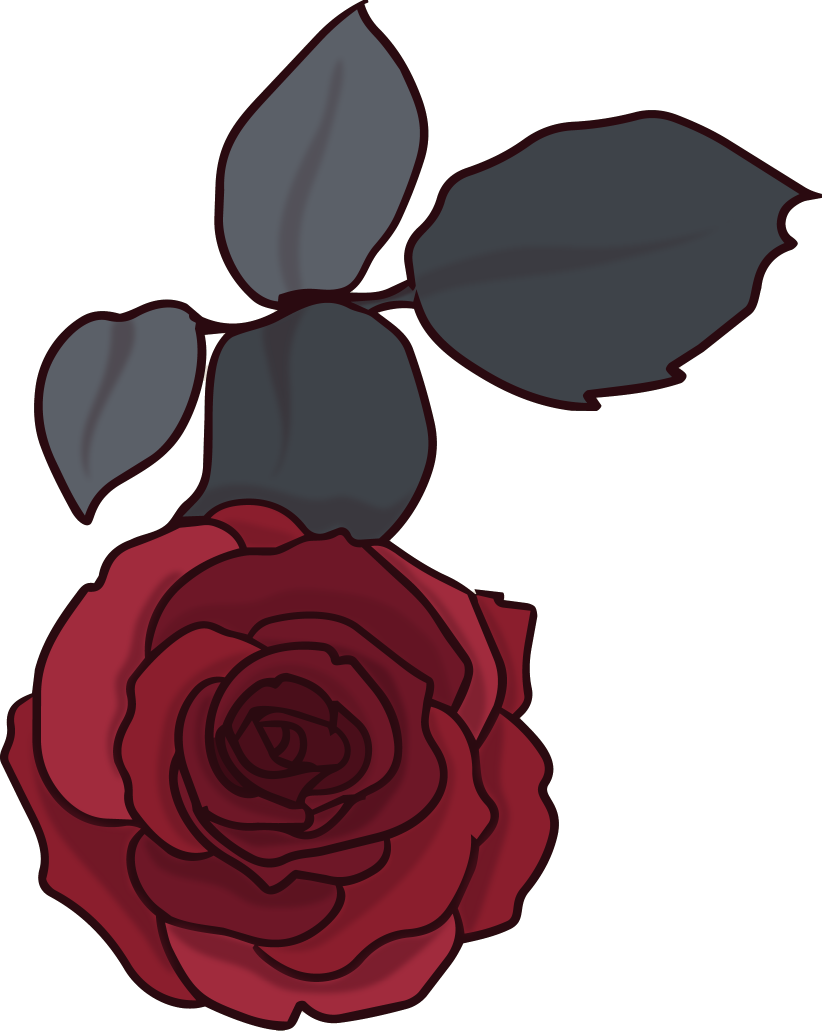
#> input picture tools/assets/_rose_cut.png, 1644 x 2061 px (shown at 1/2 size)
$ python make_rose_extras.py
#> lines starting #> are read from the running program, lines starting #| are printed output that depends on the picture
### tools/art.py
"""Small drawing helpers shared by the tools/make_*.py scripts (text at 2x, gradient fills, glow)."""
import random
from pathlib import Path

from PIL import Image, ImageChops, ImageDraw, ImageFilter, ImageFont

ROOT = Path(__file__).resolve().parent.parent
FONTS = Path("C:/Windows/Fonts")
SS = 2  # supersampling factor for text


def font(name, size):
    return ImageFont.truetype(str(FONTS / name), size * SS)


def radial(size, center_rgb, edge_rgb, cx=0.5, cy=0.5, spread=0.75):
    """Soft radial gradient: center colour in the middle, edge colour in the corners."""
    w, h = size
    base = Image.new("RGB", size, edge_rgb)
    m = Image.radial_gradient("L").resize((int(w * 2 * spread), int(h * 2 * spread)), Image.BICUBIC)
    m = ImageChops.invert(m)
    mask = Image.new("L", size, 0)
    mask.paste(m, (int(w * cx - m.width / 2), int(h * cy - m.height / 2)))
    return Image.composite(Image.new("RGB", size, center_rgb), base, mask)


def spaced_width(d, text, fnt, track):
    return sum(d.textlength(c, font=fnt) for c in text) + track * SS * (len(text) - 1)


# [65 lines left out: functions text_mask, fill_mask, shadow, glow, vignette, grain, not called in this run]


def diamond(d, cx, cy, r, fill):
    d.polygon([(cx, cy - r), (cx + r, cy), (cx, cy + r), (cx - r, cy)], fill=fill)


# [24 lines left out: functions sparkles, corner_brackets, not called in this run]

### tools/make_rose.py
#!/usr/bin/env python3
"""
Redraws the rose / berry Twitch set (panels, sub badges, flair, channel point icon, emotes) at high resolution
in code, so nothing has to be enlarged. Same look as the original set: cream and burgundy, slate leaves,
red berry character.

    python tools/make_rose.py
"""
import math

from PIL import Image, ImageChops, ImageDraw, ImageFilter, ImageFont

from art import *  # noqa: F401,F403

OUT = ROOT / "images" / "twitch"
SS = 3

INK = (62, 10, 22)
RED, RED_D, RED_L = (186, 30, 50), (120, 14, 30), (232, 96, 112)
CREAM_A, CREAM_B = (238, 224, 216), (206, 178, 170)
SLATE, SLATE_D = (112, 122, 134), (66, 74, 86)
GOLD, GOLD_D = (255, 214, 96), (214, 150, 40)
BLUSH = (240, 120, 134)


def layer(size, fn):
    im = Image.new("RGBA", (size[0] * SS, size[1] * SS), (0, 0, 0, 0))
    fn(ImageDraw.Draw(im), SS)
    return im.resize(size, Image.LANCZOS)


def lerp(a, b, t):
    return tuple(int(a[i] + (b[i] - a[i]) * t) for i in range(3))


def leaf(d, S, cx, cy, length, width, ang, fill=SLATE, outline=INK, lw=6):
    pts = []
    n = 24
    for i in range(n + 1):
        u = i / n
        pts.append((u * length, -width * math.sin(math.pi * u) ** 0.85))
    for i in range(n, -1, -1):
        u = i / n
        pts.append((u * length, width * math.sin(math.pi * u) ** 0.85))
    ca, sa = math.cos(ang), math.sin(ang)
    P = [((cx + x * ca - y * sa) * S, (cy + x * sa + y * ca) * S) for x, y in pts]
    d.polygon(P, fill=fill, outline=outline + (255,), width=int(lw * S / 3))
    a0 = ((cx) * S, (cy) * S)
    a1 = ((cx + length * ca) * S, (cy + length * sa) * S)
    d.line([a0, a1], fill=outline + (255,), width=max(1, int(lw * S / 4)))


def berry_dot(d, S, x, y, r):
    d.ellipse(((x - r) * S, (y - r) * S, (x + r) * S, (y + r) * S), fill=RED + (255,), outline=INK + (255,), width=max(1, int(r * 0.3 * S)))


# ------------------------------------------------------------------------------------------------- panels

# [33 lines left out: function icon_symbol, not called in this run]


PANELS = [("about_me", "About Me", "about"), ("addons", "Addons", "addons"), ("chat_rules", "Chat Rules", "rules"),
          ("donation", "Donation", "donation"), ("faq", "FAQ", "faq"), ("links", "Links", "links"),
          ("pc_setup", "PC Setup", "pc"), ("schedule", "Schedule", "schedule")]


# [36 lines left out: function panel, not called in this run]


# ------------------------------------------------------------------------------------------------- roses

_ROSE_CACHE = {}


def user_rose(leaves):
    """The user's own rose drawing (cut from images/Roselogo1.png); with or without its leaves."""
    if leaves not in _ROSE_CACHE:
        full = Image.open(ROOT / "tools" / "assets" / "_rose_cut.png").convert("RGBA")
        if leaves:
            _ROSE_CACHE[leaves] = full
        else:
            w, h = full.size
            only = full.crop((0, int(h * 0.50), int(w * 0.70), h))
            _ROSE_CACHE[leaves] = only.crop(only.split()[3].point(lambda v: 255 if v > 20 else 0).getbbox())
    return _ROSE_CACHE[leaves]


# [109 lines left out: functions rose, tulip, drop, stem, badge, not called in this run]


BADGES = [("base", 0, None), ("2month", 1, None), ("3month", 2, None), ("6month", 3, None), ("9month", 4, None),
          ("1year", 5, None), ("1_5year", 6, None), ("2year", 7, None), ("2_5year", 8, None), ("3year", 9, None),
          ("3_5year", 10, None), ("4year", 11, None), ("4_5year", 12, None)]


# [58 lines left out: functions flair, points_icon, heart, sparkle, eye_open, not called in this run]


def eye_closed(d, S, x, y, r, happy=True):
    box = ((x - r) * S, (y - r * 0.7) * S, (x + r) * S, (y + r * 0.7) * S)
    d.arc(box, 205 if happy else 25, 335 if happy else 155, fill=INK + (255,), width=max(1, int(r * 0.26 * S)))


def brow(d, S, x0, y0, x1, y1, w):
    d.line([(x0 * S, y0 * S), (x1 * S, y1 * S)], fill=INK + (255,), width=max(1, int(w * S)))


# [15 lines left out: function mouth_open, not called in this run]


def smile(d, S, cx, my, w, lw):
    d.arc(((cx - w) * S, (my - w * 0.75) * S, (cx + w) * S, (my + w * 0.45) * S), 25, 155, fill=INK + (255,), width=max(1, int(lw * S)))


def frown(d, S, cx, my, w, lw):
    d.arc(((cx - w) * S, (my - w * 0.2) * S, (cx + w) * S, (my + w) * S), 205, 335, fill=INK + (255,), width=max(1, int(lw * S)))


# [83 lines left out: functions berry_body, berry_face, not called in this run]


EMOTE_SETS = [  # (folder, name, mood, extra)
    ("Emotes", "hi", "hi", "wave"), ("Emotes", "laugh", "laugh", "tear"), ("Emotes", "lovely", "lovely", "hearts"),
    ("Emotes", "pinata_party", "party", "party"), ("Emotes", "sparkly", "sparkly", "sparkles"), ("Emotes", "surprise", "surprise", "lines"),
    ("Emotes/Hype", "hype", "hype", "cap"),
    ("Emotes/Tier1", "cry", "cry", ""), ("Emotes/Tier1", "fun", "fun", "sparkles"), ("Emotes/Tier1", "happycat", "laughing", "cat"),
    ("Emotes/Tier1", "joyful", "joyful", "petals"), ("Emotes/Tier1", "laughing", "laughing", "tear"), ("Emotes/Tier1", "mad", "mad", "steam"),
    ("Emotes/Tier1", "playful", "playful", ""), ("Emotes/Tier1", "sad", "sad", ""), ("Emotes/Tier1", "sleepy", "sleepy", "zzz"),
    ("Emotes/Tier1", "veryangry", "angry", "lines"),
    ("Emotes/Tier2_3_Bits", "bits10k_legend", "sun", "crown"), ("Emotes/Tier2_3_Bits", "bits1k_gem", "sparkly", "gem"),
    ("Emotes/Tier2_3_Bits", "bits5k_cool", "cool", "sparkles"), ("Emotes/Tier2_3_Bits", "tier2_bloom", "bloom", "roses"),
    ("Emotes/Tier2_3_Bits", "tier3_royal", "royal", "crown"),
]
ANIMATED = {"happycat", "laughing", "mad", "playful", "sleepy"}


# [115 lines left out: functions emote, save, main, not called in this run]


# [2 lines that do not run on import are left out]

### tools/make_rose_extras.py
#!/usr/bin/env python3
"""Rose set: its own screens, overlay, alert and corner (cream paper, slate leaves, red berry) - not the purple look."""
import math
from PIL import Image, ImageChops, ImageDraw, ImageFilter

from art import *  # noqa: F401,F403
import make_rose as mr

OUT = ROOT / "images" / "twitch" / "Rose"
W, H = 1920, 1080


def leafy_border(size, step=150, scale=1.0):
    w, h = size
    layer = mr.layer(size, lambda d, S: [
        (mr.leaf(d, S, x, y, 120 * scale, 30 * scale, math.radians(a), lw=8), mr.berry_dot(d, S, x + 6, y + 4, 12 * scale)) if k % 3 == 0 else mr.leaf(d, S, x, y, 120 * scale, 30 * scale, math.radians(a), lw=8)
        for k, (x, y, a) in enumerate(
            [(x, 40, 20 if (x // step) % 2 else 160) for x in range(90, w - 60, step)] +
            [(x, h - 40, -20 if (x // step) % 2 else -160) for x in range(90, w - 60, step)] +
            [(40, y, 70 if (y // step) % 2 else 110) for y in range(220, h - 150, step)] +
            [(w - 40, y, 110 if (y // step) % 2 else 70) for y in range(220, h - 150, step)])])
    return layer


def paper(size):
    img = radial(size, (246, 232, 224), (214, 190, 182), cx=0.5, cy=0.5, spread=1.0).convert("RGBA")
    d = ImageDraw.Draw(img)
    d.rounded_rectangle((22, 22, size[0] - 22, size[1] - 22), radius=60, outline=mr.INK + (255,), width=10)
    d.rounded_rectangle((40, 40, size[0] - 40, size[1] - 40), radius=48, outline=mr.RED + (255,), width=5)
    return Image.alpha_composite(img, leafy_border(size))


def screen(title, lines, mood, extra, side):
    img = paper((W, H))
    ur = mr.user_rose(True)
    hh = 500 if side == 'center' else 640
    k = hh / ur.height
    hero = ur.resize((round(ur.width * k), hh), Image.LANCZOS)
    lay = Image.new("RGBA", (W, H), (0, 0, 0, 0))
    hx = 190 if side == "left" else W - 790 if side == "right" else (W - 600) // 2
    lay.alpha_composite(hero, (hx + (600 - hero.width) // 2, 130 if side == "center" else 220))
    img = shadow(img, lay.split()[3], (0, 14), 20, (60, 10, 20), 0.3)
    img = Image.alpha_composite(img, lay)
    cx = W - 520 if side == "left" else 520 if side == "right" else W / 2
    cy = 520 if side != "center" else 800
    sz = 150
    probe = ImageDraw.Draw(Image.new("L", (10, 10)))
    while sz > 60 and probe.textlength(title, font=font("georgiab.ttf", sz)) / SS > 860:
        sz -= 6
    m = text_mask((W, H), title, font("georgiab.ttf", sz), (cx, cy))
    img = fill_mask(img, m, mr.INK, (110, 14, 30))
    d = ImageDraw.Draw(img)
    d.line([(cx - 300, cy + 40), (cx + 300, cy + 40)], fill=mr.RED + (255,), width=6)
    for k, ln in enumerate(lines):
        img = fill_mask(img, text_mask((W, H), ln, font("georgiai.ttf", 56), (cx, cy + 110 + k * 66)), (100, 20, 34))
    return grain(img, 6)


def overlay():
    img = Image.new("RGBA", (W, H), (0, 0, 0, 0))
    d = ImageDraw.Draw(img)
    d.rounded_rectangle((10, 10, W - 10, H - 10), radius=60, outline=mr.INK + (255,), width=14)
    d.rounded_rectangle((28, 28, W - 28, H - 28), radius=48, outline=(250, 236, 228, 255), width=18)
    d.rounded_rectangle((52, 52, W - 52, H - 52), radius=36, outline=mr.RED + (255,), width=6)
    img = Image.alpha_composite(img, leafy_border((W, H), 170, 1.1))
    for (x, y) in ((140, 130), (W - 140, 130), (W - 140, H - 130)):
        r = mr.user_rose(False)
        r = r.resize((250, round(250 * r.height / r.width)), Image.LANCZOS)
        img.alpha_composite(r, (x - 125, y - r.height // 2))
    cx0, cy0, cx1, cy1 = 90, H - 90 - 300, 90 + 533, H - 90
    cut = Image.new("L", (W, H), 255)
    ImageDraw.Draw(cut).rounded_rectangle((cx0, cy0, cx1, cy1), radius=30, fill=0)
    cam = Image.new("RGBA", (W, H), (0, 0, 0, 0))
    ImageDraw.Draw(cam).rounded_rectangle((cx0 - 14, cy0 - 14, cx1 + 14, cy1 + 14), radius=40, outline=(250, 236, 228, 255), width=14)
    ImageDraw.Draw(cam).rounded_rectangle((cx0 - 2, cy0 - 2, cx1 + 2, cy1 + 2), radius=32, outline=mr.RED + (255,), width=6)
    img = Image.alpha_composite(img, cam)
    img.putalpha(ImageChops.multiply(img.split()[3], cut))
    return img


def shine(base, n=26):
    w, h = base.size
    frames = []
    for i in range(n):
        x = -80 + (w + 160) * i / (n - 1)
        sh = Image.new("RGBA", (w, h), (0, 0, 0, 0))
        ImageDraw.Draw(sh).polygon([(x, 0), (x + 46, 0), (x - 28, h), (x - 74, h)], fill=(255, 255, 255, 130))
        sh = sh.filter(ImageFilter.GaussianBlur(6))
        wm = Image.new("RGBA", (w, h), (255, 255, 255, 0))
        wm.putalpha(ImageChops.multiply(sh.split()[3], base.split()[3]))
        frames.append(Image.alpha_composite(base, wm))
    return frames


def gif(frames, p):
    p.parent.mkdir(parents=True, exist_ok=True)
    frames[0].save(p, save_all=True, append_images=frames[1:], duration=50, disposal=2, loop=0, optimize=False)


def main():
    for fn, t, ls, mood, extra, side in (("starting_soon", "Starting soon", ["The stream begins shortly"], "party", "party", "center"),
                                        ("be_right_back", "Be right back", ["I will be back", "in a moment"], "hi", "wave", "left"),
                                        ("offline", "Offline", ["Thank you for watching,", "see you next time"], "sleepy", "zzz", "right")):
        p = OUT / "Screens" / (fn + ".png")
        p.parent.mkdir(parents=True, exist_ok=True)
        screen(t, ls, mood, extra, side).convert("RGB").save(p, optimize=True)
#> in radial, `base = Image.new("RGB", size, edge_rgb)`:
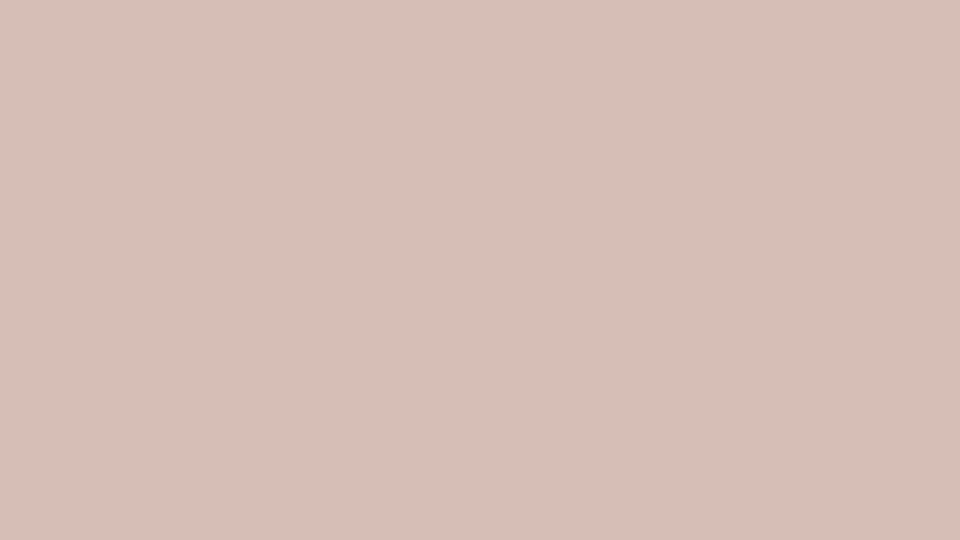
#> base: PIL image 1920x1080 RGB (shown at 1/2 size); mean R, G, B 214, 190, 182
#> in radial, `m = Image.radial_gradient("L").resize((int(w * 2 * spread), int(h * 2 ..`:
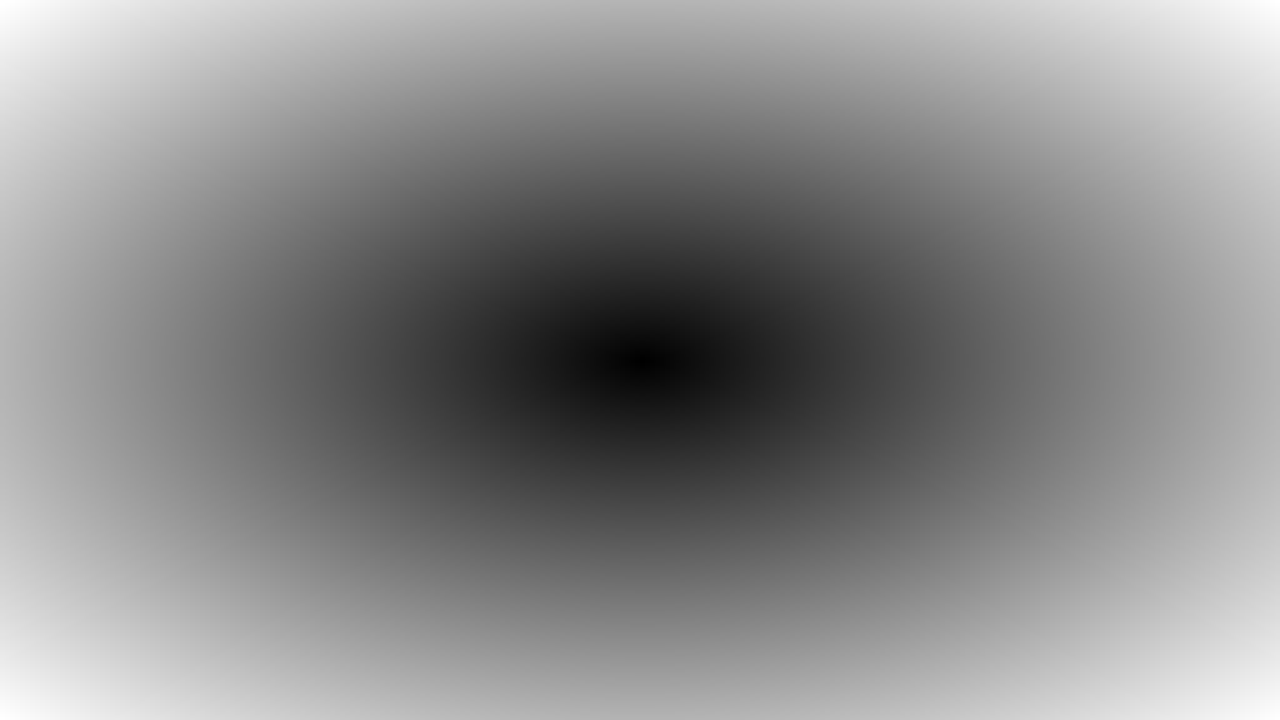
#> m: PIL image 3840x2160 L (shown at 1/3 size); min 0, max 255, mean 138.1
#> in radial, `m = ImageChops.invert(m)`:
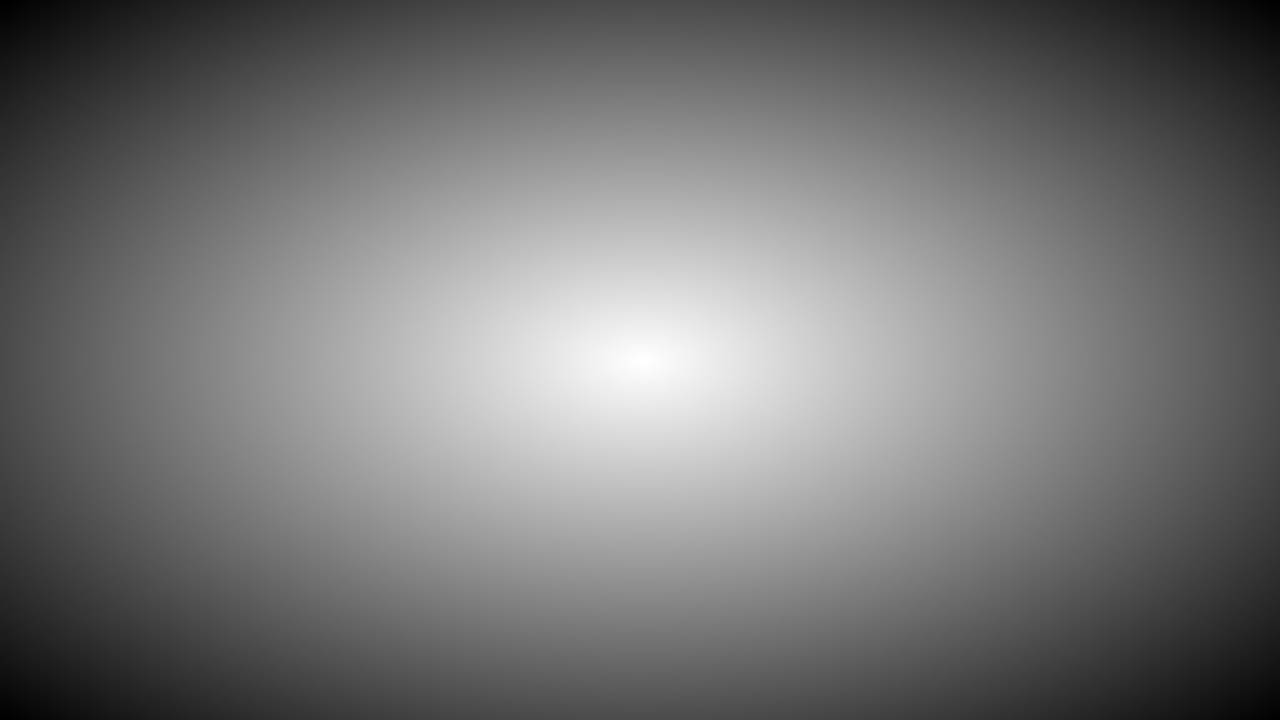
#> m: PIL image 3840x2160 L (shown at 1/3 size); min 0, max 255, mean 116.9
#> in radial, `mask = Image.new("L", size, 0)`: mask: PIL image 1920x1080 L; every value is 0
#> in radial, `mask.paste(m, (int(w * cx - m.width / 2), int(h * cy - m.height / 2)))`:
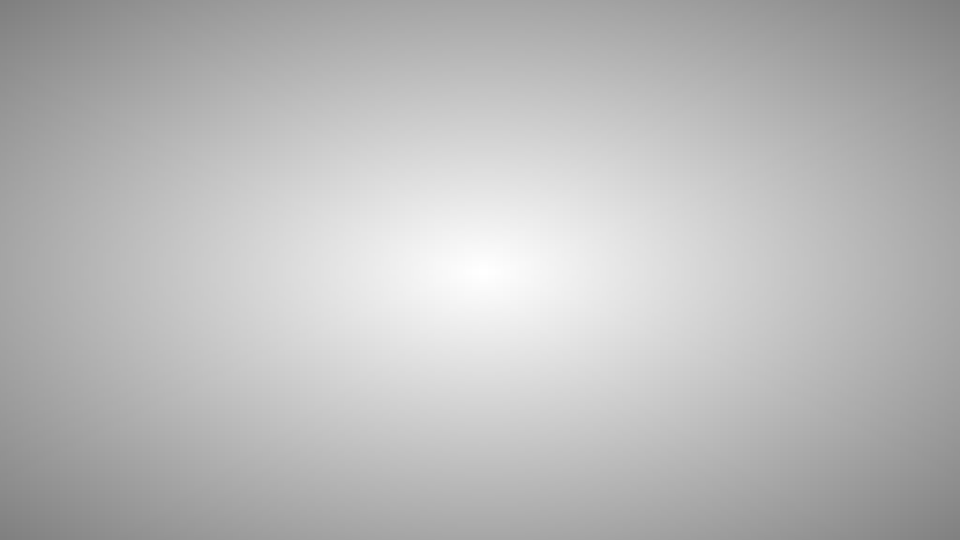
#> mask: PIL image 1920x1080 L (shown at 1/2 size); min 127, max 255, mean 186.2
#> in layer, `im = Image.new("RGBA", (size[0] * SS, size[1] * SS), (0, 0, 0, 0))`: im: PIL image 5760x3240 RGBA; every value is 0
#> in layer, `fn(ImageDraw.Draw(im), SS)`:
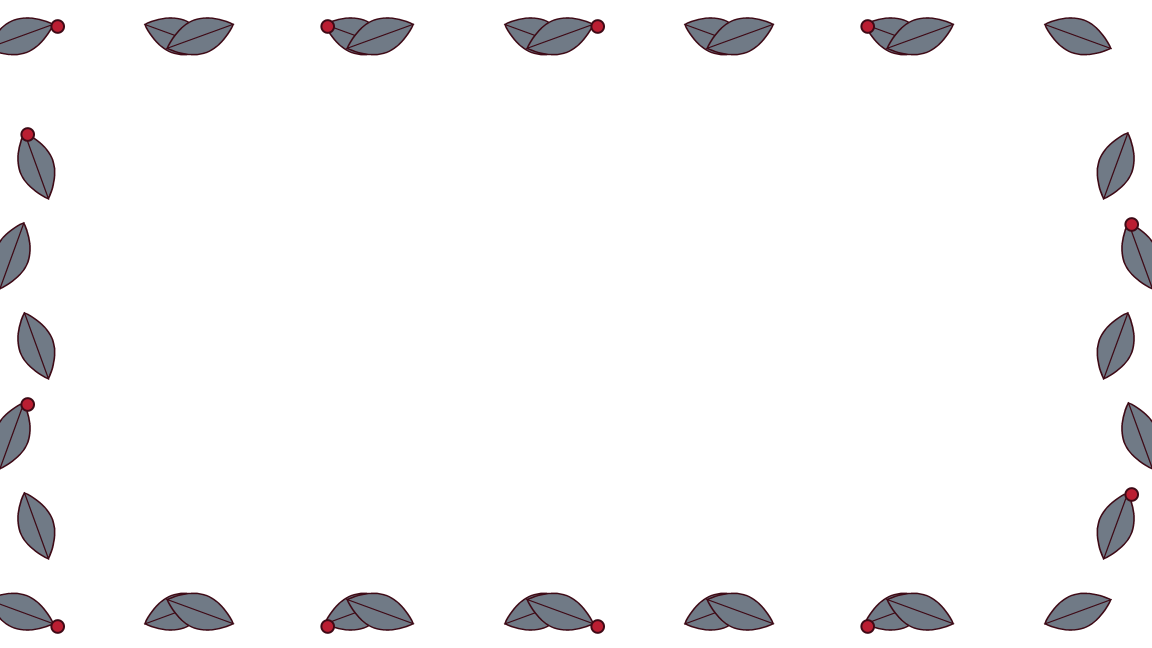
#> im: PIL image 5760x3240 RGBA (shown at 1/5 size); mean R, G, B, A 6.9, 6.5, 7.3, 17; transparent parts drawn white
#> in paper, `return Image.alpha_composite(img, leafy_border(size))`:
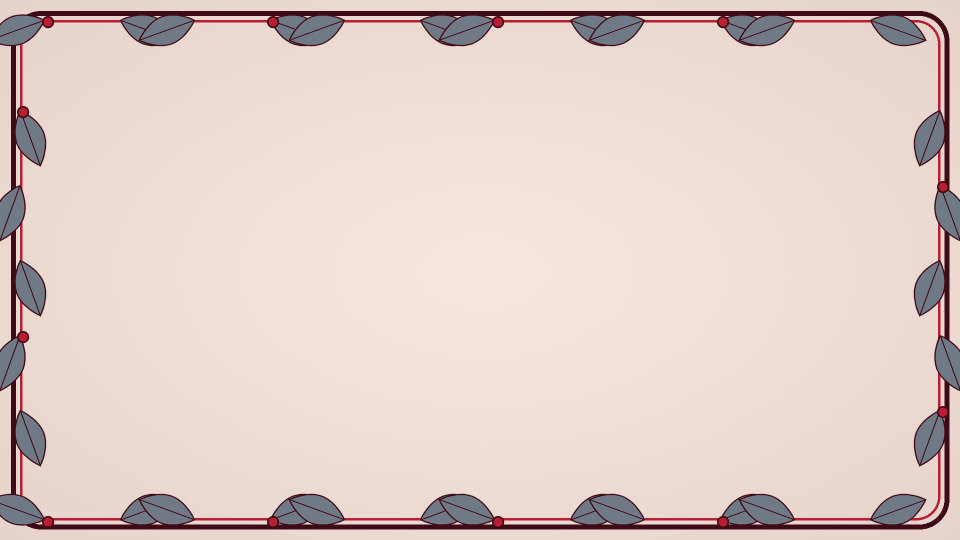
#> returned value: PIL image 1920x1080 RGBA (shown at 1/2 size); mean R, G, B, A 224.3, 206.6, 200.6, 255
#> in user_rose, full is the input picture: PIL image 1644x2061 RGBA; mean R, G, B, A 158.9, 132.1, 132, 127.5
#> in screen, `hero = ur.resize((round(ur.width * k), hh), Image.LANCZOS)`:
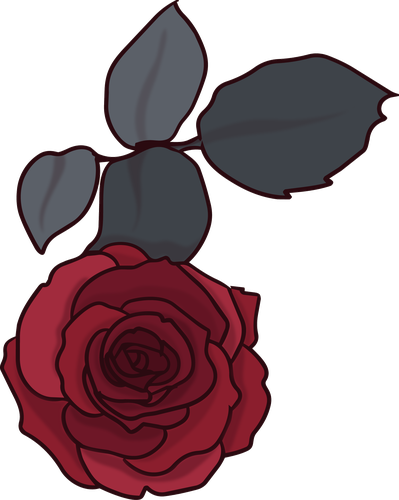
#> hero: PIL image 399x500 RGBA; mean R, G, B, A 45.1, 23.5, 28.5, 127.5; transparent parts drawn white
#> in screen, `lay = Image.new("RGBA", (W, H), (0, 0, 0, 0))`: lay: PIL image 1920x1080 RGBA; every value is 0
    (OUT / "Overlay").mkdir(parents=True, exist_ok=True)
    overlay().save(OUT / "Overlay" / "overlay_frame.png", optimize=True)
    a = mr.panel("Thanks for the follow!", "about").resize((800, 250), Image.LANCZOS).convert("RGBA")
    gif(shine(a), OUT / "Alert" / "alert.gif")
    c = mr.panel("Petals Of Iron", "links").resize((440, 138), Image.LANCZOS).convert("RGBA")
    gif(shine(c, 30), OUT / "Corner" / "corner.gif")
    print("done")


if __name__ == "__main__":
#> (the run stopped early here; a loop or call above may not have finished)
